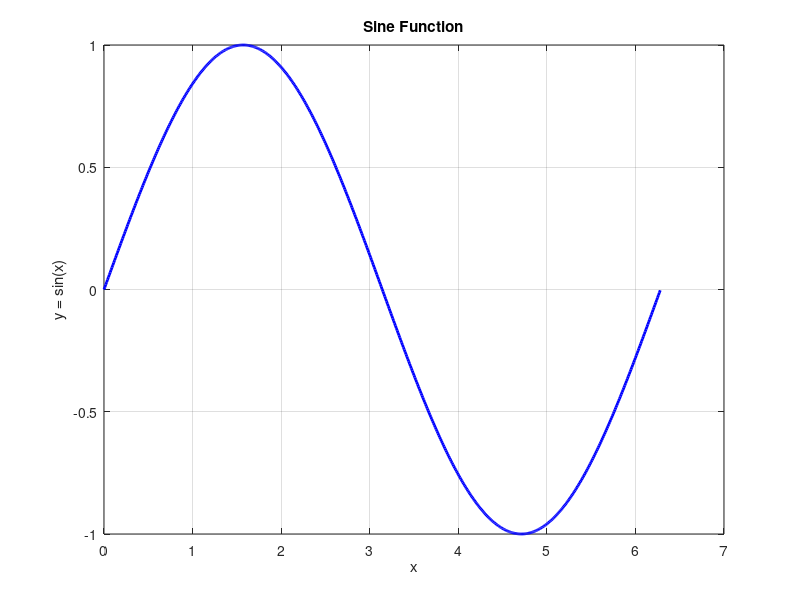

Write MATLAB code to recreate this figure.
% Create a vector of x values ranging from 0 to 2*pi with step size 0.01
x = 0:0.01:2*pi;    

% Compute the sine of the x values
y = sin(x);          

% Plot y versus x
plot(x, y, 'b', 'LineWidth', 2);  

% Add title and axis labels
title('Sine Function');    
xlabel('x');               
ylabel('y = sin(x)');      

% Add grid for clarity
grid on;
